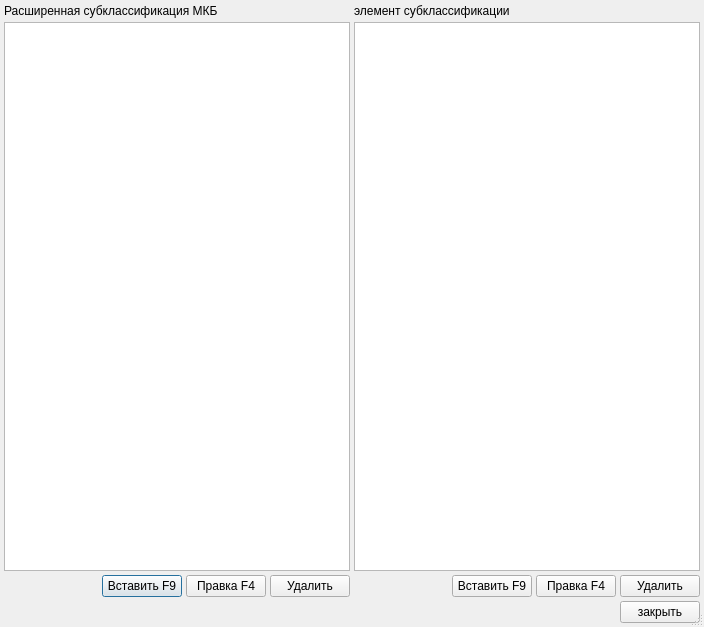
<?xml version="1.0" encoding="UTF-8"?>
<ui version="4.0">
 <class>MKBExSubclassDialog</class>
 <widget class="QDialog" name="MKBExSubclassDialog">
  <property name="geometry">
   <rect>
    <x>0</x>
    <y>0</y>
    <width>704</width>
    <height>627</height>
   </rect>
  </property>
  <property name="windowTitle">
   <string>Расширенная субклассификация МКБ</string>
  </property>
  <property name="sizeGripEnabled">
   <bool>true</bool>
  </property>
  <layout class="QGridLayout">
   <property name="margin">
    <number>4</number>
   </property>
   <property name="spacing">
    <number>4</number>
   </property>
   <item row="0" column="0">
    <layout class="QVBoxLayout">
     <property name="spacing">
      <number>4</number>
     </property>
     <item>
      <widget class="QLabel" name="label">
       <property name="text">
        <string>Расширенная субклассификация МКБ</string>
       </property>
      </widget>
     </item>
     <item>
      <widget class="CTableView" name="tblExSubclass"/>
     </item>
     <item>
      <layout class="QHBoxLayout">
       <property name="spacing">
        <number>4</number>
       </property>
       <item>
        <spacer>
         <property name="orientation">
          <enum>Qt::Horizontal</enum>
         </property>
         <property name="sizeHint" stdset="0">
          <size>
           <width>40</width>
           <height>20</height>
          </size>
         </property>
        </spacer>
       </item>
       <item>
        <widget class="QPushButton" name="btnAdd">
         <property name="text">
          <string>Вставить F9</string>
         </property>
        </widget>
       </item>
       <item>
        <widget class="QPushButton" name="btnEdit">
         <property name="text">
          <string>Правка F4</string>
         </property>
        </widget>
       </item>
       <item>
        <widget class="QPushButton" name="btnDel">
         <property name="enabled">
          <bool>true</bool>
         </property>
         <property name="text">
          <string>Удалить</string>
         </property>
        </widget>
       </item>
      </layout>
     </item>
    </layout>
   </item>
   <item row="0" column="1">
    <layout class="QVBoxLayout">
     <property name="spacing">
      <number>4</number>
     </property>
     <item>
      <widget class="QLabel" name="label_2">
       <property name="text">
        <string>элемент субклассификации</string>
       </property>
      </widget>
     </item>
     <item>
      <widget class="CTableView" name="tblExSubclass_Item"/>
     </item>
     <item>
      <layout class="QHBoxLayout">
       <property name="spacing">
        <number>4</number>
       </property>
       <item>
        <spacer>
         <property name="orientation">
          <enum>Qt::Horizontal</enum>
         </property>
         <property name="sizeHint" stdset="0">
          <size>
           <width>40</width>
           <height>20</height>
          </size>
         </property>
        </spacer>
       </item>
       <item>
        <widget class="QPushButton" name="btnAdd_Item">
         <property name="text">
          <string>Вставить F9</string>
         </property>
        </widget>
       </item>
       <item>
        <widget class="QPushButton" name="btnEdit_Item">
         <property name="text">
          <string>Правка F4</string>
         </property>
        </widget>
       </item>
       <item>
        <widget class="QPushButton" name="btnDel_Item">
         <property name="text">
          <string>Удалить</string>
         </property>
        </widget>
       </item>
      </layout>
     </item>
    </layout>
   </item>
   <item row="1" column="0" colspan="2">
    <layout class="QHBoxLayout">
     <property name="spacing">
      <number>4</number>
     </property>
     <item>
      <spacer>
       <property name="orientation">
        <enum>Qt::Horizontal</enum>
       </property>
       <property name="sizeHint" stdset="0">
        <size>
         <width>40</width>
         <height>20</height>
        </size>
       </property>
      </spacer>
     </item>
     <item>
      <widget class="QPushButton" name="btnClose">
       <property name="text">
        <string>закрыть</string>
       </property>
      </widget>
     </item>
    </layout>
   </item>
  </layout>
 </widget>
 <customwidgets>
  <customwidget>
   <class>CTableView</class>
   <extends>QTableView</extends>
   <header>library/TableView.h</header>
  </customwidget>
 </customwidgets>
 <resources/>
 <connections/>
</ui>
